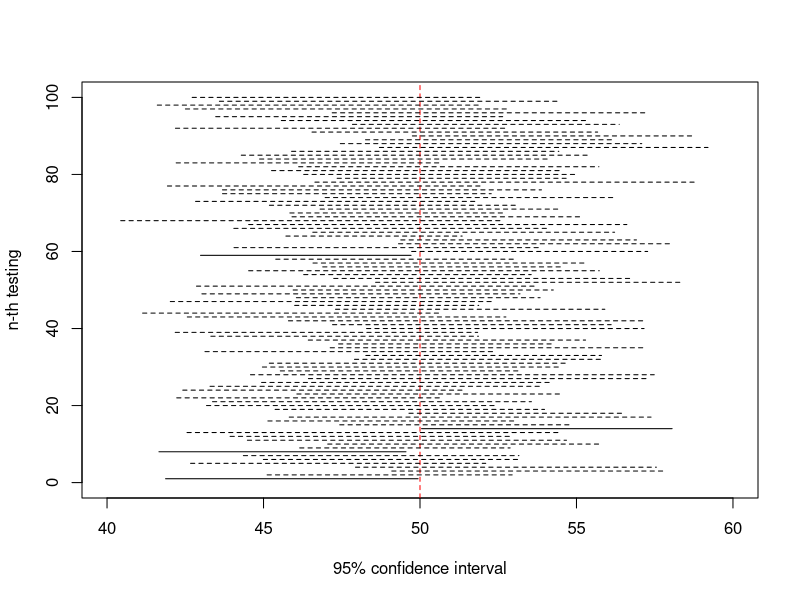

Here is the R script that generated this plot:
c_mean  <- 50    # 樣本平均數
c_sigma <- 10    # 樣本標準差
n       <- 20   

plot(c(40,60),
     c(0,100),
     type="n",
     xlab="95% confidence interval",
     ylab="n-th testing"
     )

abline(v=c_mean,lty=2,col="red")

# 100 次抽樣
for(i in 1:100){
    # print("hello")
    x       =   rnorm(20,c_mean,c_sigma)
    x_mean  =   mean(x)
    width   =   qt(0.975,n-1)*sd(x)/sqrt(n)
    
    left    =   x_mean - width;
    right   =   x_mean + width;

    if(c_mean>=left && c_mean<=right){
        lines(c(left,right),c(i,i),lty=2)
    } else {
        lines(c(left,right),c(i,i),lty=1)
    }

    # print(x_mean)
}